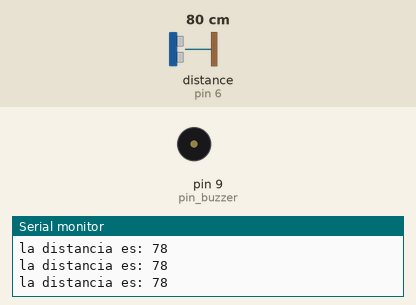
The sketch below on a simulated Arduino Uno, built with avr-gcc and run on an emulated ATmega328P. Shown: buzzer (waves = sounding, pin HIGH), the last lines printed to the serial monitor. Wiring (inferred from the names in the program): ultrasonic range finder: trigger pin 2; echo pin 6. The inputs (shaded band) are chosen by the test bench; at power-on: distance to the obstacle (sensor on pin 6) 80 cm. The echo pulse lasts 58.3 µs per cm; pins used as bus, display or sensor lines are not drawn.

Above: at 1.2 s.
1.3 s: distance to the obstacle (sensor on pin 6) set to 34 cm
2.8 s: distance to the obstacle (sensor on pin 6) set to 30 cm
At 3.4 s:
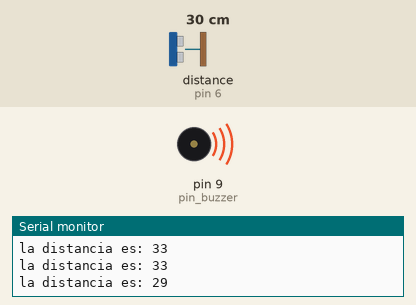
5.8 s: distance to the obstacle (sensor on pin 6) set to 4 cm
At 8.7 s:
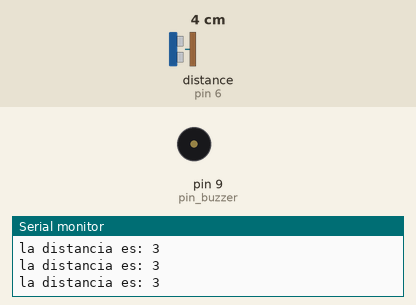
8.8 s: distance to the obstacle (sensor on pin 6) set to 2 cm
At 9.3 s:
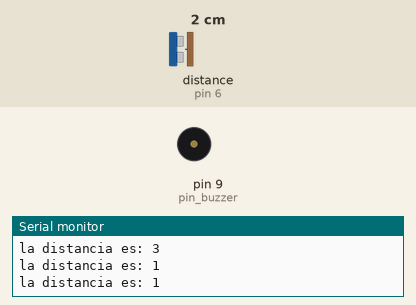
10.3 s: distance to the obstacle (sensor on pin 6) set to 23 cm
At 11.0 s:
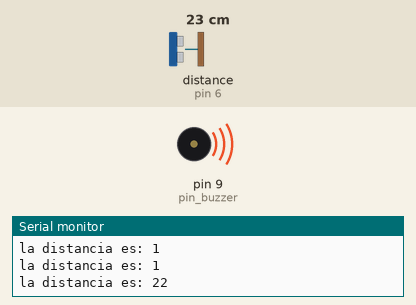
Timing chart, 0 to 14.3 s (numbered marks = the images above; inputs shaded):
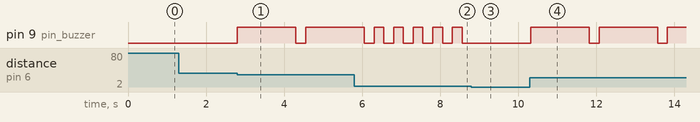

The sketch:

TP3EJ6.ino
```cpp
/* 6. Utilizando un buzzer y un ultrasónico hc-sr04, realizar un pequeño bip variando su de acuerdo a la distancia que se detecten los objetos:
a.  Si la distancia esta entre 20 cm y 30 cm el bip debe realizarse cada 1500 mseg
b.  Si la distancia esta entre 12 cm y 20 cm el bip debe realizarse cada 1 segundo
c.  Si la distancia esta entre 6 cm y 12 cm el bip debe realizarse cada 500 mseg
d.  Si la distancia esta entre 2 cm y 6 cm el bip debe realizarse cada 250 mseg
e.  Fuera de esos rango no debe emitir sonido*/


#define pin_buzzer 9
#define echo 6
#define trig 2

int duration, cm;

void setup() {
  Serial.begin(9600);
  pinMode(pin_buzzer, OUTPUT);
  pinMode(echo, INPUT);
  pinMode(trig, OUTPUT);
}

void loop(){
  digitalWrite(trig, LOW);
  delayMicroseconds(100);
  digitalWrite(trig, HIGH);
  delayMicroseconds(200);
  digitalWrite(trig, LOW);

  duration = pulseIn(echo, HIGH);
  cm= duration*0.034/2;
  Serial.print("la distancia es: ");
  Serial.println(cm);
  medir(cm);
  delay(250);
}

void medir(int cm){
  if ((cm>20)&&(cm<=30)){
    digitalWrite(pin_buzzer, HIGH);
    delay(1500);
    digitalWrite(pin_buzzer, LOW);
  }
  if ((cm>12)&&(cm<=20)){
    digitalWrite(pin_buzzer, HIGH);
    delay(1000);
    digitalWrite(pin_buzzer, LOW);
  }
  if ((cm>6)&&(cm<=12)){
    digitalWrite(pin_buzzer, HIGH);
    delay(500);
    digitalWrite(pin_buzzer, LOW);
  }
  if ((cm>=2)&&(cm<=6)){
    digitalWrite(pin_buzzer, HIGH);
    delay(250);
    digitalWrite(pin_buzzer, LOW);
  }
  else{
    digitalWrite(pin_buzzer, LOW);
  }
}
```

Measured:
- the behaviour switches between 32 and 31 cm on distance to the obstacle (sensor on pin 6) (found by bisection; images 0 and 1)
- the behaviour switches between 3 and 2 cm on distance to the obstacle (sensor on pin 6) (found by bisection; images 2 and 3)
- after the input at 2.8 s, pin 9 (pin_buzzer): LOW → HIGH at once, → LOW 1.5 s later, → HIGH 0.25 s later
- after the input at 5.8 s, pin 9 (pin_buzzer): alternates HIGH for 0.25 s and LOW for 0.25 s, starting after 0.76 s
- after the input at 8.8 s, pin 9 (pin_buzzer): stops changing and stays LOW
- after the input at 10.3 s, pin 9 (pin_buzzer): alternates HIGH for 1.5 s and LOW for 0.25 s, starting at once
